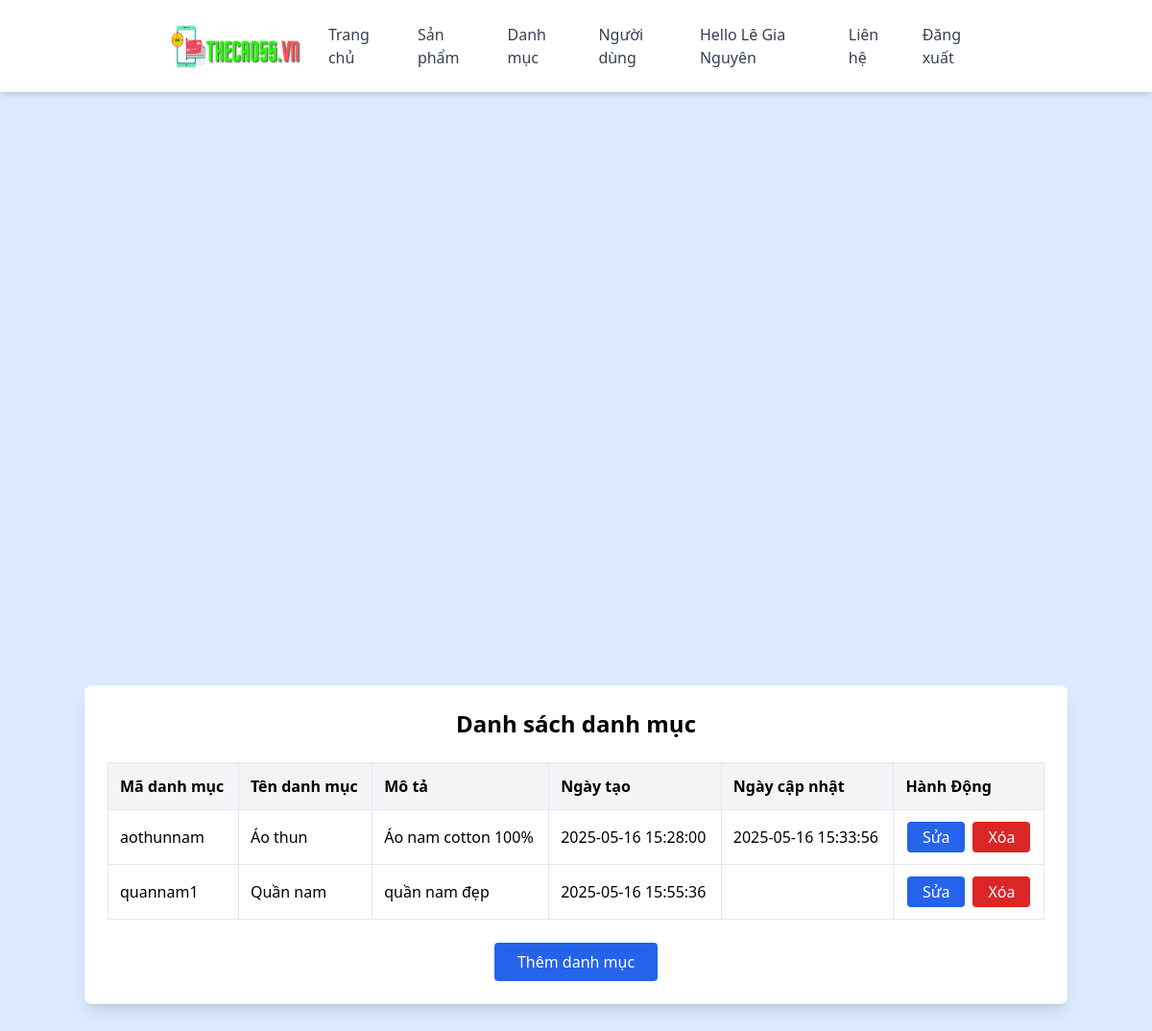
Screenshot of /categories/index.php (signed in) with the database file from the repository.
### tables this page shows
CREATE TABLE `categories` (
  `id` int NOT NULL,
  `categories_code` varchar(50) NOT NULL,
  `categories_name` varchar(100) NOT NULL,
  `categories_description` text,
  `created_at` datetime DEFAULT CURRENT_TIMESTAMP,
  `updated_at` datetime DEFAULT NULL ON UPDATE CURRENT_TIMESTAMP
);

### categories/index.php (the view, shortened to what this page needs)
<?php
    include '../includes/header.php';
    include '../config/database.php';
?>
<!DOCTYPE html>
<html lang="vi">
<head>
    <script src="https://cdn.tailwindcss.com"></script>
</head>
<body class="bg-blue-100">
    <main class="flex flex-col items-center justify-center min-h-screen text-center px-4 py-8">
    <div class="bg-white p-6 rounded-lg shadow-lg w-full max-w-5xl overflow-x-auto">
        <h2 class="text-2xl font-bold mb-6">Danh sách danh mục</h2>
        <table class="w-full border-collapse text-sm md:text-base">
            <thead>
                <tr class="bg-gray-100">
                    <th class="p-3 border text-left font-semibold">Mã danh mục</th>
                    <th class="p-3 border text-left font-semibold">Tên danh mục</th>
                    <th class="p-3 border text-left font-semibold">Mô tả</th>
                    <th class="p-3 border text-left font-semibold">Ngày tạo</th>
                    <th class="p-3 border text-left font-semibold">Ngày cập nhật</th>
                    <th class="p-3 border text-left font-semibold">Hành Động</th>
                </tr>
            </thead>
            <tbody>
                <?php
                    $result = $conn->query("SELECT * FROM categories");
                    while ($row = $result->fetch_assoc()) {
                        echo '
                            <tr class="border-b">
                                <td class="p-3 border">' . $row["categories_code"] . '</td>
                                <td class="p-3 border">' . htmlspecialchars($row["categories_name"]) . '</td>
                                <td class="p-3 border">' . htmlspecialchars($row["categories_description"]) . '</td>
                                <td class="p-3 border">' . $row["created_at"] . '</td>
                                <td class="p-3 border">' . $row["updated_at"] . '</td>
                                <td class="p-3 border">
                                    <div class="flex flex-wrap gap-2 justify-center">
                                        <a href="update.php?categories_code=' . $row["categories_code"] . '" class="bg-blue-600 text-white px-4 py-1 rounded">Sửa</a>
                                        <a href="delete.php?categories_code=' . $row["categories_code"] . '" onclick="return confirm(\'Xoá danh mục này?\')" class="bg-red-600 text-white px-4 py-1 rounded">Xóa</a>
                                    </div>
                                </td>
                            </tr>
                            ';
                        }
                    ?>
            </tbody>
        </table>
        <div class="mt-6 text-center">
            <a href="create.php" class="inline-block bg-blue-600 text-white px-6 py-2 rounded">Thêm danh mục</a>
        </div>
    </div>
    </main>
</body>
</body>
</html>

### rows the page displays
categories: categories_code "aothunnam", categories_name "Áo thun", categories_description "Áo nam cotton 100%", created_at "2025-05-16 15:28:00", updated_at "2025-05-16 15:33:56"
categories: categories_code "quannam1", categories_name "Quần nam", categories_description "quần nam đẹp", created_at "2025-05-16 15:55:36"

### other values shown
$_COOKIE['fullname'] "Lê Gia Nguyên"
